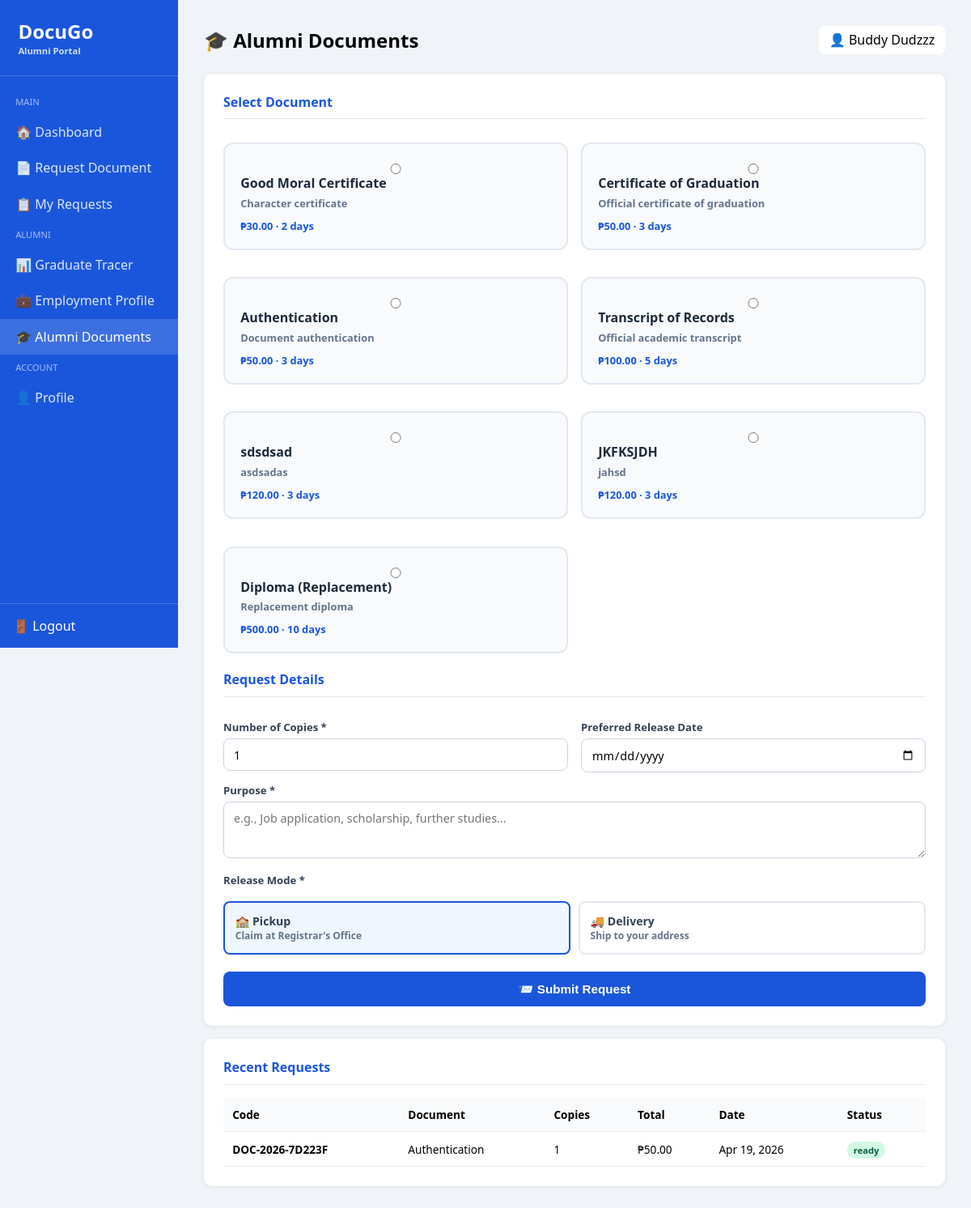
The app's page /student/alumni_documents.php (signed in) with its own data.
### tables this page shows
CREATE TABLE `users` (
  `id` int(11) NOT NULL,
  `student_id` varchar(20) DEFAULT NULL,
  `first_name` varchar(100) NOT NULL,
  `middle_name` varchar(100) DEFAULT NULL,
  `last_name` varchar(100) NOT NULL,
  `email` varchar(150) NOT NULL,
  `gender` enum('male','female','prefer_not_to_say') DEFAULT NULL,
  `birthdate` date DEFAULT NULL,
  `password` varchar(255) NOT NULL,
  `role` enum('student','alumni','registrar','admin') DEFAULT 'student',
  `course` varchar(100) DEFAULT NULL,
  `year_graduated` year(4) DEFAULT NULL,
  `contact_number` varchar(20) DEFAULT NULL,
  `address` text DEFAULT NULL,
  `profile_picture` varchar(255) DEFAULT NULL,
  `status` enum('active','inactive','pending') DEFAULT 'pending',
  `created_at` timestamp NOT NULL DEFAULT current_timestamp(),
  `updated_at` timestamp NOT NULL DEFAULT current_timestamp() ON UPDATE current_timestamp(),
  `office_role` varchar(50) DEFAULT NULL
);

CREATE TABLE `document_types` (
  `id` int(11) NOT NULL,
  `name` varchar(100) NOT NULL,
  `description` text DEFAULT NULL,
  `fee` decimal(10,2) DEFAULT 0.00,
  `processing_days` int(11) DEFAULT 3,
  `requires_signature` tinyint(1) DEFAULT 0,
  `is_active` tinyint(1) DEFAULT 1,
  `created_at` timestamp NOT NULL DEFAULT current_timestamp()
);

CREATE TABLE `document_requests` (
  `id` int(11) NOT NULL,
  `request_code` varchar(20) NOT NULL,
  `user_id` int(11) NOT NULL,
  `document_type_id` int(11) NOT NULL,
  `purpose` text NOT NULL,
  `copies` int(11) DEFAULT 1,
  `preferred_release_date` date DEFAULT NULL,
  `release_mode` enum('pickup','delivery') DEFAULT 'pickup',
  `delivery_address` text DEFAULT NULL,
  `payment_reference` varchar(100) DEFAULT NULL,
  `status` enum('pending','approved','for_signature','processing','ready','paid','released','cancelled') DEFAULT 'pending',
  `remarks` text DEFAULT NULL,
  `requested_at` timestamp NOT NULL DEFAULT current_timestamp(),
  `updated_at` timestamp NOT NULL DEFAULT current_timestamp() ON UPDATE current_timestamp(),
  `approved_at` datetime DEFAULT NULL,
  `paid_at` datetime DEFAULT NULL,
  `released_at` datetime DEFAULT NULL,
  `estimated_release_date` date DEFAULT NULL
);

### student/alumni_documents.php (the view, shortened to what this page needs)
<?php
$conn = getConnection();
$userId = $_SESSION['user_id'];
$role = $_SESSION['user_role'] ?? 'student';
$stmt = $conn->prepare("SELECT first_name, last_name, course, year_graduated, student_id FROM users WHERE id = ?");
$stmt->bind_param("i", $userId);
$stmt->execute();
$user = $stmt->get_result()->fetch_assoc();
$alumniDocTypes = $conn->query("
    SELECT id, name, description, fee, processing_days
    FROM document_types
    WHERE is_active = 1
    AND name NOT LIKE '%Enrollment%'
    ORDER BY fee ASC
");
function e($v) { return htmlspecialchars($v ?? ''); }
?>
<!DOCTYPE html>
<html lang="en">
<head>
</head>
<body>
<aside class="sidebar">
<div class="sidebar-brand">DocuGo<small><?= ucfirst($role) ?> Portal</small></div>
<div class="sidebar-menu">
<div class="menu-label">Main</div>
<a href="dashboard.php" class="menu-item">🏠 Dashboard</a>
<a href="request_form.php" class="menu-item">📄 Request Document</a>
<a href="my_requests.php" class="menu-item">📋 My Requests</a>
<div class="menu-label">Alumni</div>
<a href="graduate_tracer.php" class="menu-item">📊 Graduate Tracer</a>
<a href="employment_profile.php" class="menu-item">💼 Employment Profile</a>
<a href="alumni_documents.php" class="menu-item active">🎓 Alumni Documents</a>
<div class="menu-label">Account</div>
<a href="profile.php" class="menu-item">👤 Profile</a>
</div>
<div class="sidebar-footer"><a href="../logout.php" style="color:white;text-decoration:none;">🚪 Logout</a></div>
</aside>
<main class="main">
<div class="topbar"><h2>🎓 Alumni Documents</h2><div class="user-chip">👤 <?= e($user['first_name'].' '.$user['last_name']) ?></div></div>
<div class="card">
<h3>Select Document</h3>
<form method="POST" id="requestForm">
<div class="doc-grid">
<?php while($doc=$alumniDocTypes->fetch_assoc()):?>
<label class="doc-card" id="card-<?= $doc['id'] ?>">
<input type="radio" name="document_type_id" value="<?= $doc['id'] ?>" data-fee="<?= $doc['fee'] ?>" data-days="<?= $doc['processing_days'] ?>" required>
<div class="name"><?= e($doc['name']) ?></div>
<div class="desc"><?= e($doc['description'] ?? 'Official document') ?></div>
<div class="meta">₱<?= number_format($doc['fee'],2) ?> · <?= $doc['processing_days'] ?> day<?= $doc['processing_days']>1?'s':'' ?></div>
</label>
<?php endwhile;?>
</div>
<h3>Request Details</h3>
<div class="form-row">
<div><label>Number of Copies *</label><input type="number" name="copies" value="1" min="1" max="20" required></div>
<div><label>Preferred Release Date</label><input type="date" name="preferred_release_date" min="<?= date('Y-m-d') ?>"></div>
</div>
<label>Purpose *</label>
<textarea name="purpose" placeholder="e.g., Job application, scholarship, further studies..." required></textarea>
<label>Release Mode *</label>
<div class="mode-group">
<label class="mode-opt selected" id="opt-pickup"><input type="radio" name="release_mode" value="pickup" checked><div class="title">🏫 Pickup</div><div class="desc">Claim at Registrar's Office</div></label>
<label class="mode-opt" id="opt-delivery"><input type="radio" name="release_mode" value="delivery"><div class="title">🚚 Delivery</div><div class="desc">Ship to your address</div></label>
</div>
<button type="submit" name="request_doc" class="btn">📨 Submit Request</button>
</form>
</div>
<?php
$recent = $conn->prepare("
    SELECT dr.request_code, dr.status, dr.requested_at, dr.copies, dt.name AS doc_name, dt.fee
    FROM document_requests dr
    JOIN document_types dt ON dr.document_type_id = dt.id
    WHERE dr.user_id = ?
    ORDER BY dr.requested_at DESC LIMIT 5
");
$recent->bind_param("i", $userId);
$recent->execute();
$recentReqs = $recent->get_result();
if ($recentReqs->num_rows > 0):
?>
<div class="card">
<h3>Recent Requests</h3>
<table class="history-table">
<tr><th>Code</th><th>Document</th><th>Copies</th><th>Total</th><th>Date</th><th>Status</th></tr>
<?php while($r=$recentReqs->fetch_assoc()):?>
<tr>
<td><strong><?= e($r['request_code']) ?></strong></td>
<td><?= e($r['doc_name']) ?></td>
<td><?= $r['copies'] ?></td>
<td>₱<?= number_format($r['fee']*$r['copies'],2) ?></td>
<td><?= date('M d, Y',strtotime($r['requested_at'])) ?></td>
<td><span class="badge badge-<?= $r['status'] ?>"><?= $r['status'] ?></span></td>
</tr>
<?php endwhile;?>
</table>
</div>
<?php endif; $recent->close(); ?>
</main>
</body>
</html>

### student/alumni_documents.php (style rules this page uses)
* { box-sizing:border-box;margin:0;padding:0 }
body { font-family:'Segoe UI',Arial,sans-serif;background:#f0f4f8;display:flex }
.sidebar { width:220px;background:#1a56db;color:#fff;height:100vh;position:fixed;display:flex;flex-direction:column }
.sidebar-brand { padding:1.4rem;font-size:1.5rem;font-weight:800;border-bottom:1px solid rgba(255,255,255,0.2) }
.sidebar-brand small { display:block;font-size:0.7rem;opacity:0.8 }
.sidebar-menu { flex:1;padding:1rem 0 }
.menu-label { font-size:0.7rem;padding:0.5rem 1.2rem;opacity:0.6;text-transform:uppercase }
.menu-item { display:block;padding:0.7rem 1.2rem;color:#fff;text-decoration:none;opacity:0.85 }
.menu-item:hover,.menu-item.active { background:rgba(255,255,255,0.15);opacity:1 }
.sidebar-footer { padding:1rem;border-top:1px solid rgba(255,255,255,0.2) }
.main { margin-left:220px;padding:2rem;width:100% }
.topbar { display:flex;justify-content:space-between;align-items:center;margin-bottom:1.5rem }
.user-chip { background:#fff;padding:0.4rem 0.8rem;border-radius:8px }
.card { background:white;padding:1.5rem;border-radius:10px;box-shadow:0 1px 6px rgba(0,0,0,0.08);margin-bottom:1rem }
.card h3 { color:#1a56db;font-size:1rem;margin-bottom:1rem;padding-bottom:0.6rem;border-bottom:1px solid #e2e8f0 }
.doc-grid { display:grid;grid-template-columns:repeat(auto-fill,minmax(280px,1fr));gap:1rem;margin-bottom:1rem }
.doc-card { background:#f8fafc;border:2px solid #e2e8f0;border-radius:12px;padding:1.2rem;cursor:pointer;transition:all 0.15s }
.doc-card .name { font-weight:700;font-size:1rem;color:#1e293b;margin-bottom:0.3rem }
.doc-card .desc { font-size:0.8rem;color:#64748b;margin-bottom:0.6rem }
.doc-card .meta { font-size:0.8rem;color:#1a56db;font-weight:600 }
.doc-card input { float:right;margin-top:0.3rem }
.form-row { display:grid;grid-template-columns:1fr 1fr;gap:1rem }
label { display:block;margin-top:0.8rem;margin-bottom:0.3rem;font-weight:600;font-size:0.82rem;color:#334155 }
input,textarea,select { width:100%;padding:0.6rem 0.75rem;border-radius:8px;border:1px solid #cbd5e1;font-size:0.9rem;font-family:inherit;background:#fff }
textarea { resize:vertical;min-height:70px }
.mode-group { display:grid;grid-template-columns:1fr 1fr;gap:0.6rem;margin-top:0.3rem }
.mode-opt { border:2px solid #e2e8f0;border-radius:8px;padding:0.8rem;cursor:pointer;transition:all 0.15s }
.mode-opt.selected { border-color:#1a56db;background:#eff6ff }
.mode-opt .title { font-weight:600;font-size:0.88rem }
.mode-opt .desc { font-size:0.75rem;color:#64748b }
.btn { padding:0.8rem 1.4rem;background:#1a56db;color:white;border:none;border-radius:8px;font-weight:600;font-size:0.95rem;cursor:pointer;margin-top:1rem;width:100%;transition:background 0.15s }
.badge { padding:3px 8px;border-radius:10px;font-size:0.7rem;font-weight:600 }
.badge-ready { background:#d1fae5;color:#065f46 }
.history-table { width:100%;border-collapse:collapse }
.history-table th,.history-table td { padding:0.7rem;border-bottom:1px solid #eee;font-size:0.85rem;text-align:left }
.history-table th { background:#f8fafc }

### records on screen
users: first_name+last_name "Buddy Dudzzz"
document_types: name "Good Moral Certificate", description "Character certificate", fee "30.00", processing_days "2"
document_types: name "Certificate of Graduation", description "Official certificate of graduation", fee "50.00", processing_days "3"
document_types: name "Authentication", description "Document authentication", fee "50.00", processing_days "3"
document_types: name "Transcript of Records", description "Official academic transcript", fee "100.00", processing_days "5"
document_types: name "sdsdsad", description "asdsadas", fee "120.00", processing_days "3"
document_types: name "JKFKSJDH", description "jahsd", fee "120.00", processing_days "3"
document_types: name "Diploma (Replacement)", description "Replacement diploma", fee "500.00", processing_days "10"
document_requests: request_code "DOC-2026-7D223F", document_type.name "Authentication", copies "1", $r['fee']*$r['copies'] "50.00", requested_at "Apr 19, 2026", status "ready"

### other values on screen
$role "Alumni"
